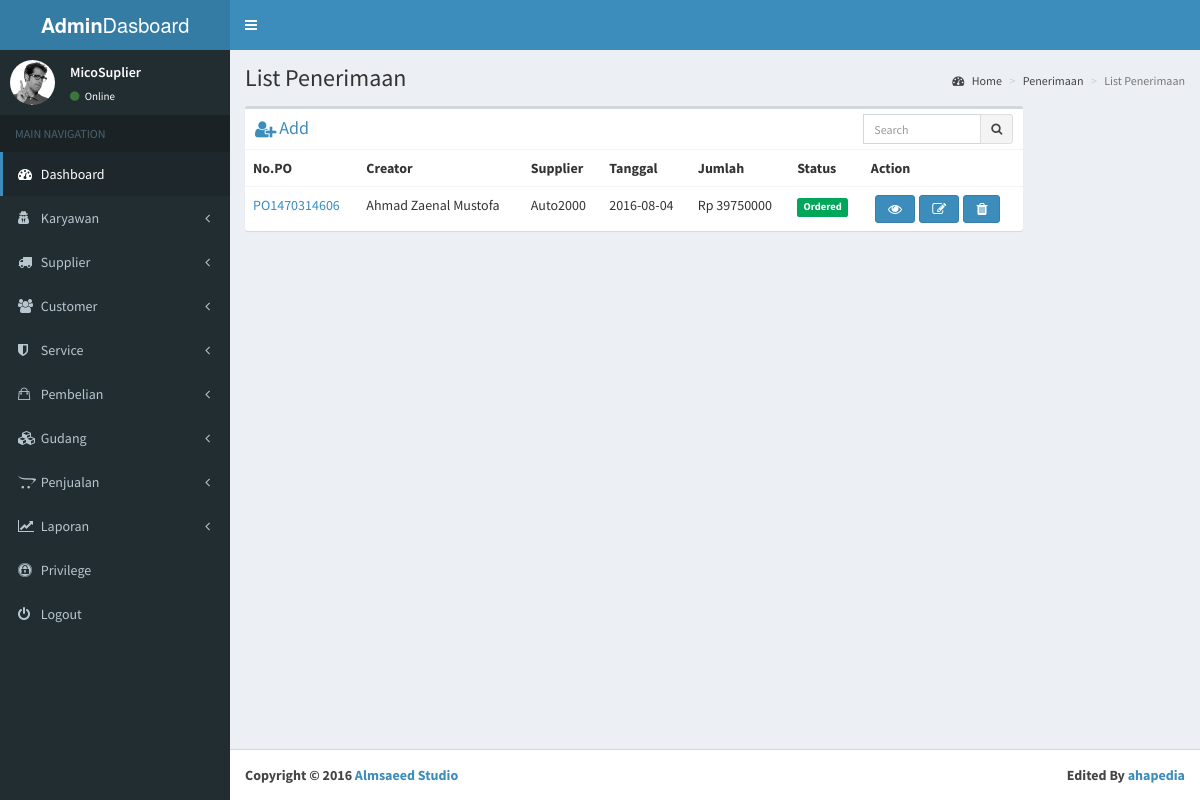
The page /index.php/gudang/listPenerimaan on the database its author committed.
### tables this page shows
CREATE TABLE `purchasing` (
  `id_po` varchar(100) NOT NULL,
  `id_suplier` int(11) NOT NULL,
  `id_petugas` varchar(100) NOT NULL,
  `tanggal_po` date NOT NULL,
  `totalHarga` int(11) NOT NULL,
  `status` int(11) NOT NULL DEFAULT '1'
);

CREATE TABLE `petugas` (
  `id_petugas` varchar(100) NOT NULL,
  `nama` varchar(200) NOT NULL,
  `jenkel` varchar(3) NOT NULL,
  `alamat` varchar(500) NOT NULL,
  `hp` varchar(20) NOT NULL,
  `email` varchar(200) NOT NULL,
  `jabatan` varchar(200) NOT NULL,
  `tgl` date NOT NULL,
  `photo_link` varchar(500) NOT NULL,
  `password` varchar(200) NOT NULL
);

CREATE TABLE `suplier` (
  `id_suplier` int(11) NOT NULL,
  `nama_suplier` varchar(200) NOT NULL,
  `alamat` varchar(500) NOT NULL,
  `hp` varchar(20) NOT NULL,
  `email` varchar(200) NOT NULL,
  `deskripsi` text NOT NULL,
  `tgl` datetime NOT NULL,
  `photo_link` varchar(200) NOT NULL
);

### application/controllers/Gudang.php (called while the page is built, shortened)
<?php
class Gudang extends CI_Controller {
	public function listPenerimaan(){
		$this->load->model('mgudang');
		$data['isi']=$this->mgudang->listPenerimaan();
		$this->load->view('dasboard/head');
		$this->load->view('dasboard/header');
		$this->load->view('dasboard/sidebar');
		$this->load->view('dasboard/listPenerimaan',$data);
		$this->load->view('dasboard/footer');
	}
}
?>

### index.php (called while the page is built, shortened)
<?php
require_once BASEPATH.'core/CodeIgniter.php';

### application/models/Mgudang.php (called while the page is built, shortened)
<?php
class Mgudang extends CI_Model{
	public function listPenerimaan(){
		 $this->db->reconnect();
			$query = $this->db->query("CALL sp_list_penerimaan()");
			if ($query->num_rows() > 0)
			{
			foreach ($query->result() as $row)
			{
					$hasil[] = $row;
			}
			return $hasil;
			}
			else{
				return 0;
			}
	 }
}
?>

### application/views/dasboard/listPenerimaan.php (the view, shortened to what this page needs)
 <div class="content-wrapper">
   <section class="content-header">
     <h1>
       List Penerimaan
     </h1>
     <ol class="breadcrumb">
       <li><a href="#"><i class="fa fa-dashboard"></i> Home</a></li>
       <li><a href="#">Penerimaan</a></li>
       <li class="active">List Penerimaan</li>
     </ol>
   </section>
   <section class="content">
     <div class="row">
       <div class="col-xs-12 col-lg-10">
         <div class="box">
           <div class="box-header">
            <a href="<?php echo base_url() ?>admin/addPetugas"><i class="fa fa-user-plus fa-lg"></i> <strong><h2 class="box-title">Add</h2></strong></a>
             <div class="box-tools">
              <form method="post" action="<?php echo base_url() ?>admin/cariPetugas" enctype="multipart/form-data">
               <div class="input-group" style="width: 150px;">
                 <input type="text" name="cari" class="form-control input-sm pull-right" placeholder="Search">
                 <div class="input-group-btn">
                   <button class="btn btn-sm btn-default"><i class="fa fa-search"></i></button>
                 </div>
               </div>
 </form>
             </div>
           </div>
           <div class="box-body table-responsive no-padding">
             <table class="table table-hover">
               <tr>
                 <th>No.PO</th>
                 <th>Creator</th>
                 <th>Supplier</th>
                 <th>Tanggal</th>
  <th>Jumlah</th>
                 <th>Status</th>
  <th>Action</th>
               </tr>
<?php
		if(!empty($isi)){
		foreach($isi as $baris){ ?>
               <tr>
                 <td><a href="<?php echo base_url(),"admin/viewPetugas/",$baris->id_po?>"><?php echo $baris->id_po?></a></td>
                 <td><?php echo $baris->nama_petugas?></td>
                 <td><?php echo $baris->nama_suplier?></td>
  <td><?php echo $baris->tanggal_po?></td>
  <td>Rp <?php echo $baris->totalHarga?></td>
                 <td><span class="label label-success">
  <?php
		if($baris->status=="1"){
			echo "Ordered";
		}else if($baris->status=="2"){
			echo "Returning";
		}else if($baris->status=="3"){
			echo "Completed";
		}
  ?></span></td>
  <td>
   <div class="btn-group btn-group-lg">
   <a href="<?php echo base_url(),"pembelian/deletePetugas/",$baris->id_po?>"><li class="fa  fa-trash btn btn-primary pull-right" data-toggle="tooltip" data-placement="top" title="Delete"></li></a>
	<a style="cursor: pointer;" data-toggle="modal" data-target="#myModal<?php echo $baris->nama_petugas ?>"><li class="fa fa-pencil-square-o btn btn-primary pull-right " data-toggle="tooltip" data-placement="top" title="Edit"></li></a>
	<a href="<?php echo base_url(),"gudang/viewPO/",$baris->id_po?>"><li class="fa fa-eye btn btn-primary pull-right" data-toggle="tooltip" data-placement="top" title="View"></li></a>
	</div>
</td>
               </tr>
<?php }}
			else{
				echo "Belum ada data Petugas";
			}
		?>
             </table>
           </div>
         </div>
       </div>
     </div>
   </section>
 </div>

### rows shown on the page
purchasing: id_po "PO1470314606", id_petugas.nama "Ahmad Zaenal Mustofa", id_suplier.nama_suplier "Auto2000", tanggal_po "2016-08-04", totalHarga "39750000", status "Ordered"
